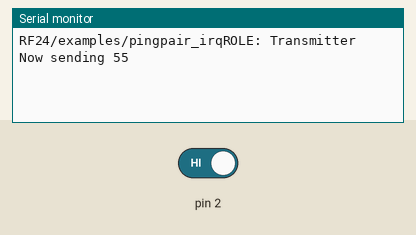
A sketch run on a simulated Arduino Uno, built with avr-gcc and run on an emulated ATmega328P. On the bench: the last lines printed to the serial monitor. The inputs (shaded band) are chosen by the test bench; at power-on: pin 2 HIGH. No radio packets arrive unless stated.

Above: at 1.2 s.
1.3 s: pin 2 driven LOW
At 2.5 s:
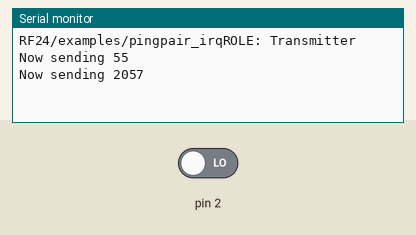
2.8 s: pin 2 driven HIGH
At 4.7 s:
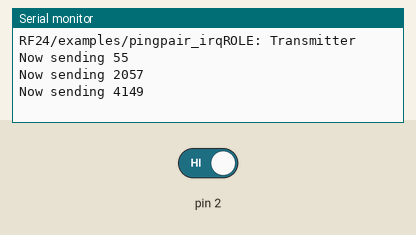
Timing chart, 0 to 6.2 s (numbered marks = the images above; inputs shaded):
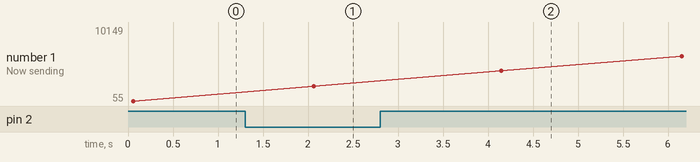

The sketch:

086_RF2.4_Transmit_NFR24L01.ino
```cpp
//A full description of this module (and many others) can be downloaded at: https://eve_arduino

//Transmitter
#include <SPI.h>
#include "RF24.h"
#include "printf.h"

RF24 radio(9, 10);

byte address[][5] = { 0xCC, 0xCE, 0xCC, 0xCE, 0xCC , 0xCE, 0xCC, 0xCE, 0xCC, 0xCE};
static uint32_t message_count = 0;

void setup()
{
  Serial.begin(115200);
  printf_begin();
  Serial.print("RF24/examples/pingpair_irq");
  Serial.println("ROLE: Transmitter");
  radio.begin();
  radio.enableAckPayload();
  radio.enableDynamicPayloads();
  radio.openWritingPipe(address[0]);
  radio.openReadingPipe(1, address[1]);
  radio.printDetails();
  delay(50);
  attachInterrupt(0, check_radio, LOW);
}


void loop()
{
  unsigned long time = millis();
  Serial.print("Now sending ");
  Serial.println(time);
  radio.startWrite( &time, sizeof(unsigned long) , 0);
  delay(2000);
}

void check_radio(void)
{
  bool tx, fail, rx;
  radio.whatHappened(tx, fail, rx);
  if ( tx )
  {
    Serial.println("Send:OK");
  }
  if ( fail )
  {
    Serial.println("Send:Failed");
  }
  if ( rx || radio.available())
  {
    radio.read(&message_count, sizeof(message_count));
    Serial.print("Ack: ");
    Serial.println(message_count);
  }
}
```

Measured:
- after the input at 1.3 s, the serial monitor: prints a new line after 0.77 s (image 1)
- after the input at 2.8 s, the serial monitor: prints a new line after 1.3 s (image 2)
- plotted number 1: 55 → 2057 after the input at 1.3 s, 2057 → 10149 after the input at 2.8 s
